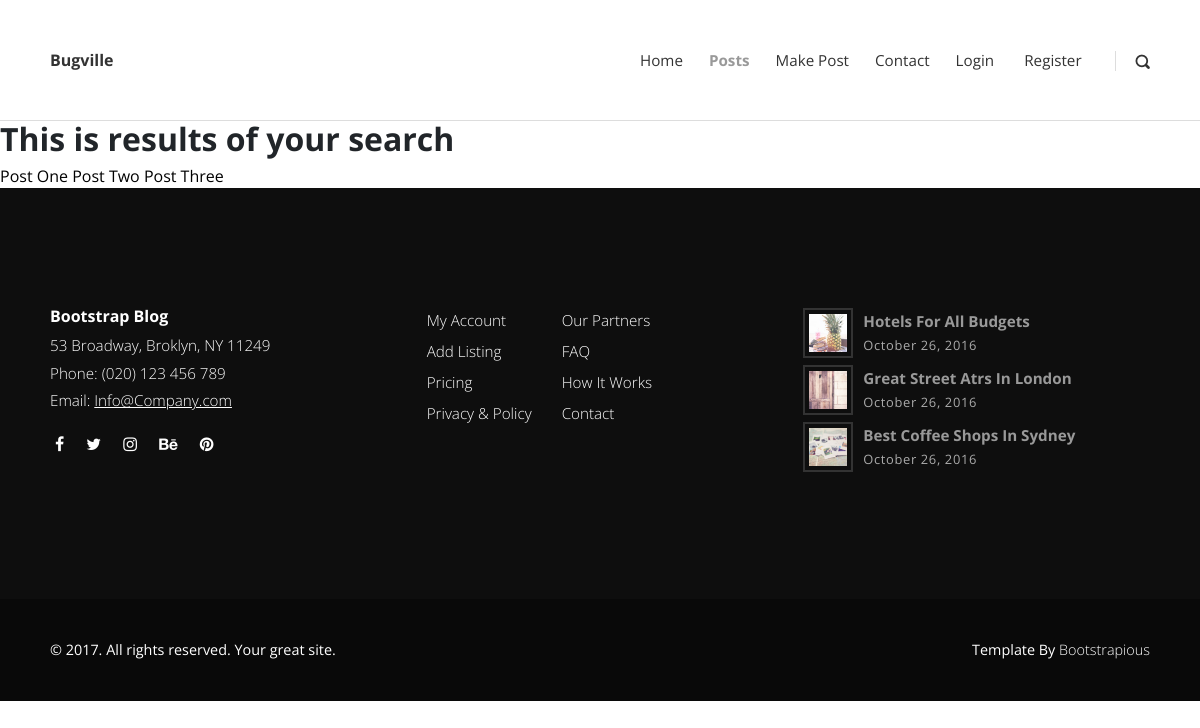
Screenshot of /search with the database file from the repository.
### posts/models.py (models this page shows, shortened)
class Post(models.Model):
    title = models.CharField(max_length=100)
    overview = models.TextField()
    timestamp = models.DateTimeField(auto_now_add=True)
    comment_count = models.IntegerField(default = 0)
    view_count = models.IntegerField(default = 0)
    author = models.TextField()
    profile_picture = models.ImageField(upload_to='profile_pic', default='avatar-1.jpg')
    thumbnail = models.ImageField(upload_to='profile_pic', default='blog-post-2.jpg')
    categories = models.ManyToManyField(Category)
    featured = models.BooleanField(default = False)
    def get_absolute_url(self):
        return reverse('post-detail', kwargs={
            'id': self.id
        })

### posts/views.py (the view)
# urls.py: path('search', search, name='search')
def search(request):
    post_list = Post.objects.all()
    search = request.GET.get('ser')
    if search:
        post_list = post_list.filter(
            Q(title__icontains=search) |
            Q(overview__icontains=search)
        ).distinct()
    context = {
        'post_list': post_list
    }
    return render(request, 'search_results.html', context)

### templates/search_results.html
{% extends 'base_files/base.html' %}
{% load static %}
{% block content %}
<h2>This is results of your search</h2>
{% for result in post_list %}
<a href="{{ result.get_absolute_url }}">{{result.title}}</a>
{% endfor %}
{% endblock content %}

### static_in_env/css/style.default.css (style rules this page uses)
body { overflow-x: hidden; }
a, i, span { display: inline-block; text-decoration: none; -webkit-transition: all 0.3s; transition: all 0.3s; }
h1, h2, h3, h4, h5, h6 { margin-bottom: 15px; }
body { font-family: "Open Sans", sans-serif; font-size: 1rem; font-weight: normal; line-height: 1.5; color: #212529; background-color: #fff; }
a { color: rgb(0, 0, 0); text-decoration: none; }
h1, h2, h3, h4, h5, h6, .h1, .h2, .h3, .h4, .h5, .h6 { margin-bottom: 0.5rem; font-family: inherit; font-weight: 700; line-height: 1.1; color: inherit; }
h2, .h2 { font-size: 2rem; }

### rows the page displays
Post: title "Post One"
Post: title "Post Two"
Post: title "Post Three"
